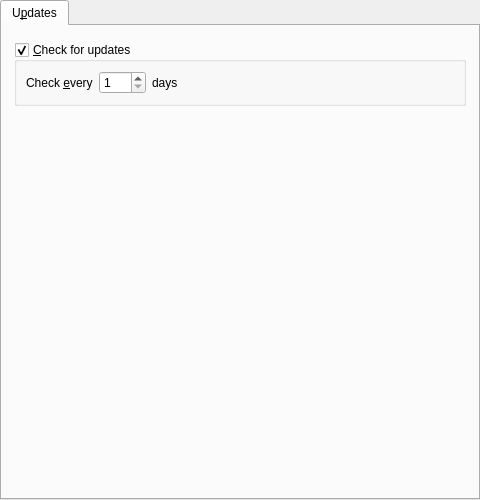
<?xml version="1.0" encoding="UTF-8"?>
<ui version="4.0">
 <class>Gui::Pref::TUpdates</class>
 <widget class="QWidget" name="Gui::Pref::TUpdates">
  <property name="geometry">
   <rect>
    <x>0</x>
    <y>0</y>
    <width>480</width>
    <height>500</height>
   </rect>
  </property>
  <layout class="QVBoxLayout">
   <property name="margin">
    <number>0</number>
   </property>
   <item>
    <widget class="QTabWidget" name="updates_tabwidget">
     <property name="currentIndex">
      <number>0</number>
     </property>
     <widget class="QWidget" name="updates_tab">
      <attribute name="title">
       <string>U&amp;pdates</string>
      </attribute>
      <layout class="QVBoxLayout" name="verticalLayout">
       <property name="leftMargin">
        <number>12</number>
       </property>
       <property name="topMargin">
        <number>16</number>
       </property>
       <property name="rightMargin">
        <number>12</number>
       </property>
       <property name="bottomMargin">
        <number>12</number>
       </property>
       <item>
        <widget class="QGroupBox" name="update_group">
         <property name="title">
          <string>&amp;Check for updates</string>
         </property>
         <property name="flat">
          <bool>true</bool>
         </property>
         <property name="checkable">
          <bool>true</bool>
         </property>
         <layout class="QHBoxLayout" name="horizontalLayout_2">
          <item>
           <widget class="QLabel" name="label">
            <property name="enabled">
             <bool>true</bool>
            </property>
            <property name="text">
             <string>Check &amp;every</string>
            </property>
            <property name="buddy">
             <cstring>days_spin</cstring>
            </property>
           </widget>
          </item>
          <item>
           <widget class="QSpinBox" name="days_spin">
            <property name="minimum">
             <number>1</number>
            </property>
            <property name="maximum">
             <number>365</number>
            </property>
           </widget>
          </item>
          <item>
           <widget class="QLabel" name="label_2">
            <property name="text">
             <string>days</string>
            </property>
           </widget>
          </item>
          <item>
           <spacer name="horizontalSpacer">
            <property name="orientation">
             <enum>Qt::Horizontal</enum>
            </property>
            <property name="sizeHint" stdset="0">
             <size>
              <width>40</width>
              <height>20</height>
             </size>
            </property>
           </spacer>
          </item>
         </layout>
        </widget>
       </item>
       <item>
        <spacer>
         <property name="orientation">
          <enum>Qt::Vertical</enum>
         </property>
         <property name="sizeHint" stdset="0">
          <size>
           <width>20</width>
           <height>40</height>
          </size>
         </property>
        </spacer>
       </item>
      </layout>
     </widget>
    </widget>
   </item>
  </layout>
 </widget>
 <tabstops>
  <tabstop>updates_tabwidget</tabstop>
  <tabstop>update_group</tabstop>
  <tabstop>days_spin</tabstop>
 </tabstops>
 <resources/>
 <connections/>
</ui>
